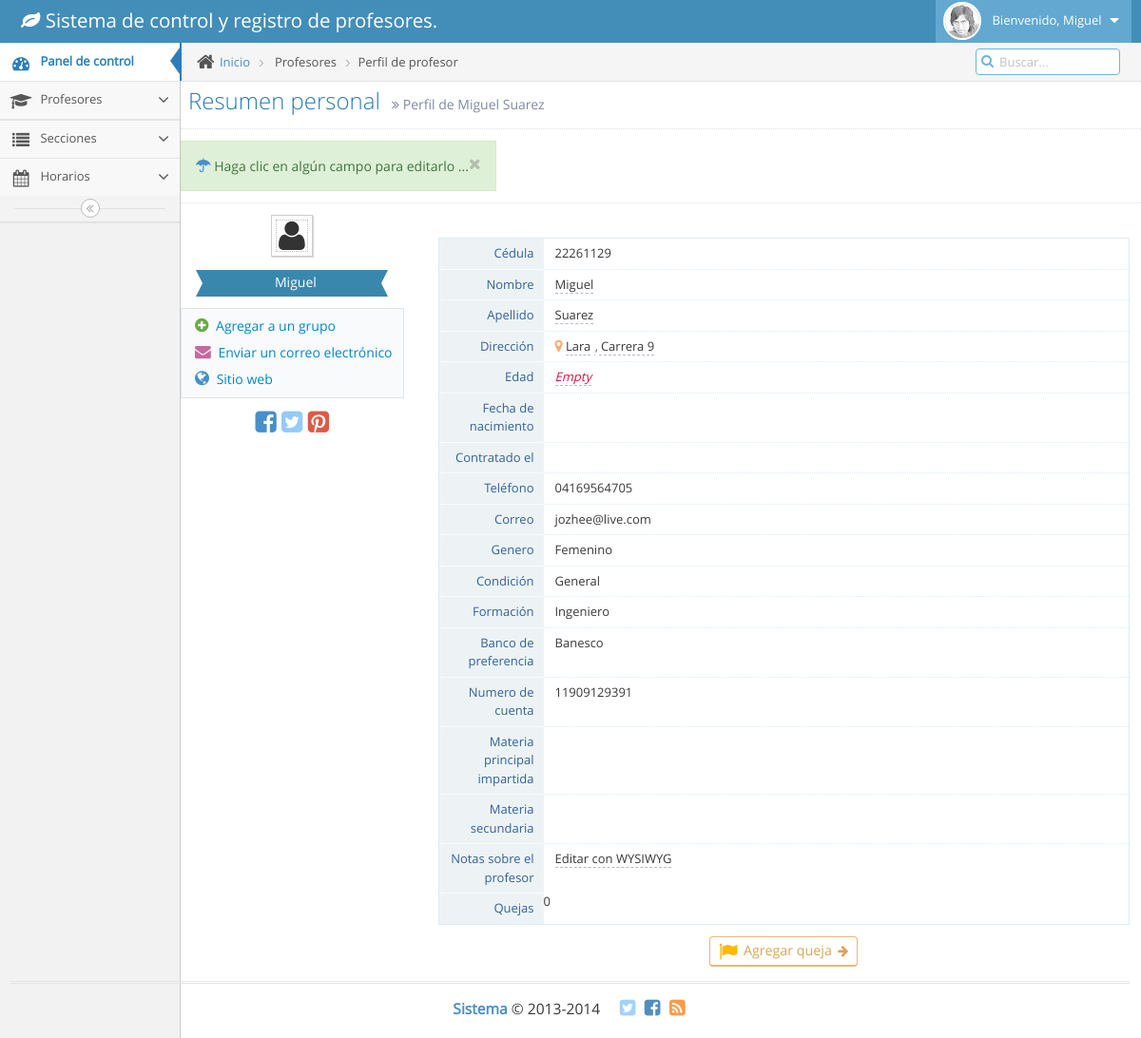
Page /perfil.php?id=7 (signed in) on the committed database.
### tables this page shows
CREATE TABLE IF NOT EXISTS `profesores` (
`ID` int(100) NOT NULL,
  `nombre` varchar(20) NOT NULL,
  `apellido` varchar(20) NOT NULL,
  `cedula` int(10) NOT NULL,
  `direccion` varchar(100) NOT NULL,
  `telefono` varchar(15) NOT NULL,
  `correo` varchar(40) NOT NULL,
  `genero` varchar(10) NOT NULL,
  `condicion` varchar(30) NOT NULL,
  `formacion` varchar(20) NOT NULL,
  `especialidad` varchar(50) NOT NULL,
  `estado` varchar(100) NOT NULL,
  `banco` varchar(100) NOT NULL,
  `nr_cuenta` bigint(40) NOT NULL,
  `materia1` varchar(30) NOT NULL,
  `materia2` varchar(30) NOT NULL,
  `materia3` varchar(30) NOT NULL,
  `seguro_social` int(40) NOT NULL,
  `sueldo` int(255) NOT NULL,
  `quejas` int(3) NOT NULL
);

### perfil.php (the view, shortened to what this page needs)
<?php
     require("config.php");
if (isset($_COOKIE["id_usuario"]) && isset($_COOKIE["marca_aleatoria_usuario"])){
   if ($_COOKIE["id_usuario"]!="" || $_COOKIE["marca_aleatoria_usuario"]!=""){
	$query = "  SELECT 	*
            	FROM 	profesores
          		WHERE 	ID = :id
        ";
        $query_params = array(
            ':id' => $_GET['id']
        );
        try{
            $stmt = $db->prepare($query);
            $result = $stmt->execute($query_params);
        }
        catch(PDOException $ex){
		echo "<div class='panel-body'>
                <div class='alert alert-warning alert-dismissable'>
            	    <button type='button' class='close' data-dismiss='alert' aria-hidden='true'>&times;</button>
            	    Tenemos problemas al ejecutar la consulta :c El error es el siguiente:
				</div>
			 </div>" .$ex->getMessage();
		}
        $row = $stmt->fetch();
   }
}else{
	header('Location: index.php?accion=log_error');
	}
?>
<!DOCTYPE html>
<html lang="en">
	<head>
		<link rel="stylesheet" href="assets/css/bootstrap.min.css" />
		<link rel="stylesheet" href="assets/font-awesome/4.2.0/css/font-awesome.min.css" />
		<link rel="stylesheet" href="assets/css/jquery-ui.custom.min.css" />
		<link rel="stylesheet" href="assets/css/jquery.gritter.min.css" />
		<link rel="stylesheet" href="assets/css/select2.min.css" />
		<link rel="stylesheet" href="assets/css/datepicker.min.css" />
		<link rel="stylesheet" href="assets/css/bootstrap-editable.min.css" />
		<link rel="stylesheet" href="assets/css/ace.min.css" class="ace-main-stylesheet" id="main-ace-style" />
	</head>
	<body class="no-skin">
<div id="navbar" class="navbar navbar-default">
	<div class="navbar-container" id="navbar-container">
				<div class="navbar-header pull-left">
					<a href="index.php" class="navbar-brand">
						<small>
							<i class="fa fa-leaf"></i>
							Sistema de control y registro de profesores.
						</small>
					</a>
				</div>
								<div class="navbar-buttons navbar-header pull-right" role="navigation">
					<ul class="nav ace-nav">
						<li class="light-blue">
							<a data-toggle="dropdown" href="#" class="dropdown-toggle">
								<img class="nav-user-photo" src="assets/avatars/user.jpg" alt="Foto de <?php echo $row['nombre']?>" />
								<span class="user-info">
									Bienvenido, <?php echo $row['nombre']?>
								</span>
								<i class="ace-icon fa fa-caret-down"></i>
							</a>
						</li>
					</ul>
				</div>
			</div>
		</div>
		<div class="main-container" id="main-container">
			<div id="sidebar" class="sidebar responsive">
				<ul class="nav nav-list">
					<li class="active">
						<a href="index.php">
							<i class="menu-icon fa fa-tachometer"></i>
							<span class="menu-text"> Panel de control</span>
						</a>
					</li>
					<li class="">
						<a href="#" class="dropdown-toggle">
							<i class="menu-icon fa  fa-mortar-board"></i>
							<span class="menu-text">
								Profesores
							</span>
							<b class="arrow fa fa-angle-down"></b>
						</a>
					</li>
				</ul>
				<ul class="nav nav-list">
					<li class="">
						<a href="#" class="dropdown-toggle">
							<i class="menu-icon fa fa-list"></i>
							<span class="menu-text"> Secciones </span>
							<b class="arrow fa fa-angle-down"></b>
						</a>
					</li>
				<ul class="nav nav-list">
					<li class="">
						<a href="#" class="dropdown-toggle">
							<i class="menu-icon fa  fa-calendar"></i>
							<span class="menu-text"> Horarios </span>
							<b class="arrow fa fa-angle-down"></b>
						</a>
				<div class="sidebar-toggle sidebar-collapse" id="sidebar-collapse">
					<i class="ace-icon fa fa-angle-double-left" data-icon1="ace-icon fa fa-angle-double-left" data-icon2="ace-icon fa fa-angle-double-right"></i>
				</div>
			</div>
			<div class="main-content">
				<div class="main-content-inner">
					<div class="breadcrumbs" id="breadcrumbs">
						<ul class="breadcrumb">
							<li>
								<i class="ace-icon fa fa-home home-icon"></i>
								<a href="index.php">Inicio</a>
							</li>
							<li>
							<span>Profesores</span></li>
							<li class="active">Perfil de profesor</li>
						</ul>
						<div class="nav-search" id="nav-search">
							<form class="form-search">
								<span class="input-icon">
									<input type="text" placeholder="Buscar..." class="nav-search-input" id="nav-search-input" autocomplete="off" />
									<i class="ace-icon fa fa-search nav-search-icon"></i>
								</span>
							</form>
						</div>
					</div>
						<div class="page-header">
							<h1>
								Resumen personal
								<small>
									<i class="ace-icon fa fa-angle-double-right"></i>
									Perfil de <?php echo $row['nombre'] . " " . $row['apellido']; ; ?>
								</small>
							</h1>
						</div>
						<div class="row">
							<div class="col-xs-12">
								<div class="clearfix">
									<div class="pull-left alert alert-success no-margin">
										<button type="button" class="close" data-dismiss="alert">
											<i class="ace-icon fa fa-times"></i>
										</button>
										<i class="ace-icon fa fa-umbrella bigger-120 blue"></i>
										Haga clic en algún campo para editarlo ...
									</div>
								</div>
								<div class="hr dotted"></div>
								<div>
									<div id="user-profile-1" class="user-profile row">
										<div class="col-xs-12 col-sm-3 center">
											<div>
												<span class="profile-picture">
													<img id="avatar" class="editable img-responsive" alt="Alex's Avatar" src="assets/avatars/avatar2.png" />
												</span>
												<div class="space-4"></div>
												<div class="width-80 label label-info label-xlg arrowed-in arrowed-in-right">
													<div class="inline position-relative">
															<span class="white"><?php echo $row['nombre']; ?></span>
													</div>
												</div>
											</div>
											<div class="space-6"></div>
											<div class="profile-contact-info">
												<div class="profile-contact-links align-left">
													<a href="#" class="btn btn-link">
														<i class="ace-icon fa fa-plus-circle bigger-120 green"></i>
														Agregar a un grupo
													</a>
													<a href="#" class="btn btn-link">
														<i class="ace-icon fa fa-envelope bigger-120 pink"></i>
														Enviar un correo electrónico
													</a>
													<a href="#" class="btn btn-link">
														<i class="ace-icon fa fa-globe bigger-125 blue"></i>
														Sitio web
													</a>
												</div>
												<div class="space-6"></div>
												<div class="profile-social-links align-center">
													<a href="#" class="tooltip-info" title="" data-original-title="Facebook">
														<i class="middle ace-icon fa fa-facebook-square fa-2x blue"></i>
													</a>
													<a href="#" class="tooltip-info" title="" data-original-title="Twitter">
														<i class="middle ace-icon fa fa-twitter-square fa-2x light-blue"></i>
													</a>
													<a href="#" class="tooltip-error" title="" data-original-title="Pinterest">
														<i class="middle ace-icon fa fa-pinterest-square fa-2x red"></i>
													</a>
												</div>
											</div>
										</div>
										<div class="col-xs-12 col-sm-9">
										<div class="space-12"></div>
											<div class="profile-user-info profile-user-info-striped">
												<div class="profile-info-row">
													<div class="profile-info-name"> Cédula </div>
													<div class="profile-info-value">
														<span class="editable" id="cedula" name="cedula"><?php echo $row['cedula']; ?></span>
													</div>
												</div>
												<div class="profile-info-row">
													<div class="profile-info-name"> Nombre </div>
													<div class="profile-info-value">
														<span class="editable" id="nombre" name="nombre"><?php echo $row['nombre']; ?></span>
													</div>
												</div>
												<div class="profile-info-row">
													<div class="profile-info-name"> Apellido </div>
													<div class="profile-info-value">
														<span class="editable" id="apellido"><?php echo $row['apellido']; ?></span>
													</div>
												</div>
													<div class="profile-info-name"> Dirección </div>
													<div class="profile-info-value">
														<i class="fa fa-map-marker light-orange bigger-110"></i>
														<span class="editable" id="estado" name="estado"><?php echo $row['estado']; ?></span>
														<span class="editable" id="direccion" name="direccion"><?php echo $row['direccion']; ?></span>
													</div>
												<div class="profile-info-row">
													<div class="profile-info-name"> Edad </div>
													<div class="profile-info-value">
														<span class="editable" id="edad" name="edad"><?php echo $row['edad']; ?></span>
													</div>
												</div>
												<div class="profile-info-row">
													<div class="profile-info-name"> Fecha de nacimiento </div>
													<div class="profile-info-value">
													</div>
												</div>
												<div class="profile-info-row">
													<div class="profile-info-name"> Contratado el </div>
													<div class="profile-info-value">
													</div>
												</div>
												<div class="profile-info-row">
													<div class="profile-info-name"> Teléfono </div>
													<div class="profile-info-value">
														<span class="editable" id="telefono" name="telefono"><?php echo $row['telefono']; ?></span>
													</div>
												</div>
												<div class="profile-info-row">
													<div class="profile-info-name"> Correo </div>
													<div class="profile-info-value">
														<span class="editable" id="correo" name="correo"><?php echo $row['correo']; ?></span>
													</div>
												</div>
												<div class="profile-info-row">
													<div class="profile-info-name"> Genero </div>
													<div class="profile-info-value">
														<span class="editable" id="genero" name="genero"><?php echo $row['genero']; ?></span>
													</div>
												</div>
												<div class="profile-info-row">
													<div class="profile-info-name"> Condición </div>
													<div class="profile-info-value">
														<span class="editable" id="condicion" name="condicion"><?php echo $row['condicion']; ?></span>
													</div>
												</div>
												<div class="profile-info-row">
													<div class="profile-info-name"> Formación </div>
													<div class="profile-info-value">
														<span class="editable" id="formacion" name="formacion"><?php echo $row['formacion']; ?></span>
													</div>
												</div>
												<div class="profile-info-row">
													<div class="profile-info-name"> Banco de preferencia </div>
													<div class="profile-info-value">
														<span class="editable" id="banco" name="banco"><?php echo $row['banco']; ?></span>
													</div>
												</div>
												<div class="profile-info-row">
													<div class="profile-info-name"> Numero de cuenta </div>
													<div class="profile-info-value">
														<span class="editable" id="nr_cuenta" name="nr_cuenta"><?php echo $row['nr_cuenta']; ?></span>
													</div>
												</div>
												<div class="profile-info-row">
													<div class="profile-info-name"> Materia principal impartida </div>
													<div class="profile-info-value">
													</div>
												</div>
												<div class="profile-info-row">
													<div class="profile-info-name"> Materia secundaria </div>
													<div class="profile-info-value">
													</div>
												</div>
												<div class="profile-info-row">
													<div class="profile-info-name"> Notas sobre el profesor </div>
													<div class="profile-info-value">
														<span class="editable" id="about">Editar con WYSIWYG</span>
													</div>
												</div>
												<div class="profile-info-row">
													<div class="profile-info-name">Quejas</div>
													<div class="profile-info-valuie">
														<?php
														$query = "  SELECT 	*
													            	FROM 	quejas
													          		WHERE 	cedula = :cedula
													        ";
													        $query_params = array(
													            ':cedula' => $row['cedula']
													        );
													        try{
													            $stmt = $db->prepare($query);
													            $quejas_result = $stmt->execute($query_params);
													        }
													        catch(PDOException $ex){
															echo "<div class='panel-body'>
													                <div class='alert alert-warning alert-dismissable'>
													            	    <button type='button' class='close' data-dismiss='alert' aria-hidden='true'>&times;</button>
													            	    Tenemos problemas al ejecutar la consulta :c El error es el siguiente:
																	</div>
																 </div>" .$ex->getMessage();
															}
													        $row_queja = $stmt->fetchAll();
													        $num_rows = count($row_queja);
													        echo $num_rows;
														?>
													</div>
												</div>
											</div>
											<div class="space-6"></div>
											<div class="center">
												<a href="perfil.php?id=<?PHP echo $row['ID']?>&queja=si"><button type="button" class="btn btn-sm btn-warning btn-white btn-round">
													<i class="ace-icon fa fa-flag bigger-150 middle orange2"></i>
													<span class="bigger-110">Agregar queja</span>
													<i class="icon-on-right ace-icon fa fa-arrow-right"></i>
												</button></a>
											</div>
										</div>
									</div>
								</div>
							</div>
						</div>
							</div>
						</div>
					</div>
			<div class="footer">
				<div class="footer-inner">
					<div class="footer-content">
						<span class="bigger-120">
							<span class="blue bolder">Sistema</span>
							&copy; 2013-2014
						</span>
						<span class="action-buttons">
							<a href="#">
								<i class="ace-icon fa fa-twitter-square light-blue bigger-150"></i>
							</a>
							<a href="#">
								<i class="ace-icon fa fa-facebook-square text-primary bigger-150"></i>
							</a>
							<a href="#">
								<i class="ace-icon fa fa-rss-square orange bigger-150"></i>
							</a>
						</span>
					</div>
				</div>
			</div>
	</body>
</html>

### rows in the picture
profesores: nombre "Miguel", apellido "Suarez", cedula "22261129", estado "Lara", direccion "Carrera 9", telefono "04169564705", correo "jozhee@live.com", genero "Femenino", condicion "General", formacion "Ingeniero", banco "Banesco", nr_cuenta "11909129391"

### other values in the picture
$num_rows "0"
